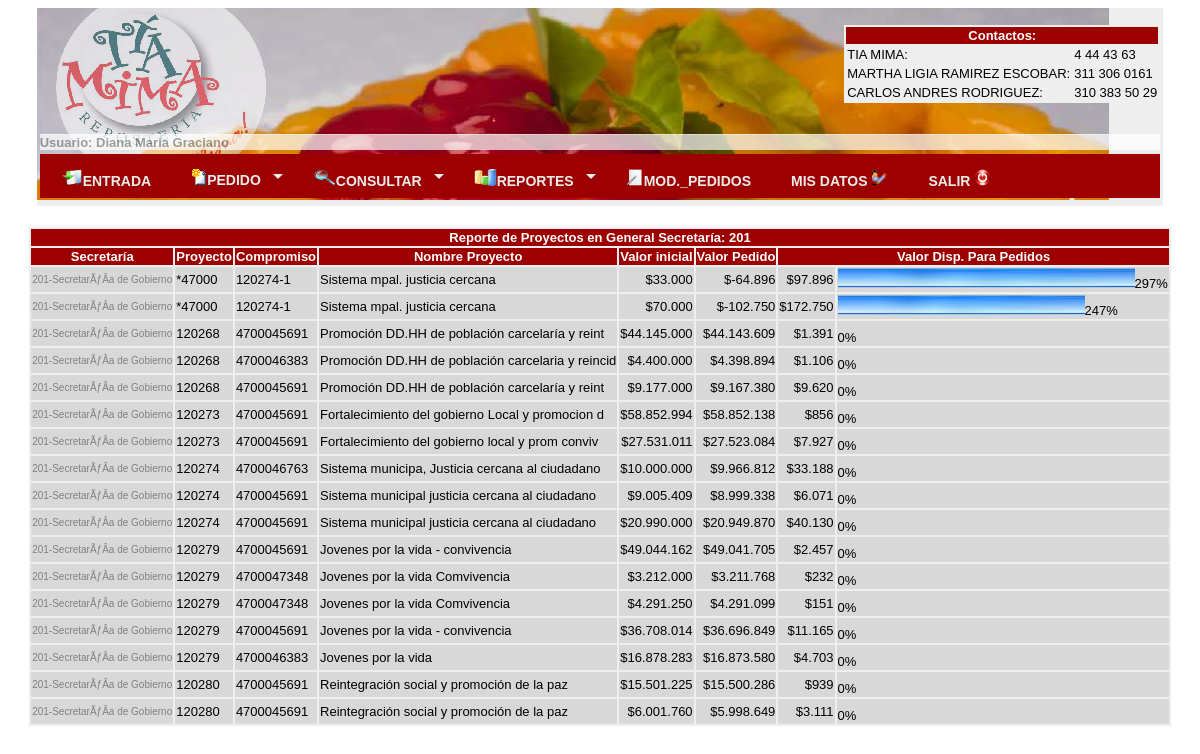
Screenshot of /reporteppto2.php (signed in) with the database file from the repository.
### tables this page shows
CREATE TABLE IF NOT EXISTS `secretaria` (
  `id` int(3) NOT NULL,
  `secretaria` varchar(50) NOT NULL,
  `bitactivo` tinyint(1) NOT NULL DEFAULT '1',
  PRIMARY KEY (`id`)
);

### funciones.php (called while the page is built, shortened)
<?php
 $colorOnMouseOver="F4D7D7";
?>

### reporteppto2.php (the view, shortened to what this page needs)
<?
if (isset($_SESSION['sipa_username'])) {	?>
<?include  'funciones.php';?>
<?php include ("cabeza.php");
?>
<head>
</head>
<body onLoad="muestraGranDiv()">
<div id="granDiv">
<?php include ("conexion.php");
if (($_SESSION['sipa_admin'])==0 && $_SESSION["sipa_sec_username"]!=1000) {
$Var="and  ppto.idsecretaria=".$_SESSION["sipa_sec_username"];
}
$sql=("SELECT sec.secretaria,sec.id as idsecretaria,
				ppto.pedido,ppto.proyecto, ppto.nombre, ppto.valorini+ppto.valorNoRequerido as valorini,
				ppto.valorpedido, (SELECT sum(valorpedido) FROM `pedido` WHERE idppto=ppto.id and estado=5) valorpagado, prov.proveedor as nomprov
			FROM `presupuesto` as ppto, secretaria as sec, proveedor as prov
			WHERE
			ppto.`bitactivo`=1 and
			ppto.idproveedor=prov.id and
			ppto.idsecretaria=sec.id
$Var
 order by  idsecretaria, ppto.proyecto ");
$result=mysql_query($sql);
?>
<br>
<table align=center id='tablaRpteSaldoPpto'><thead>
<tr><th colspan=9>Reporte de Proyectos en General <? if ($_SESSION["sipa_admin"]==0 && $_SESSION["sipa_sec_username"]!=1000){echo "Secretar&iacute;a: ".$_SESSION["sipa_sec_username"];}?></th></tr>
<tr><th>Secretar&iacute;a</th><th>Proyecto</th><th>Compromiso</th><th>Nombre Proyecto</th><th>Valor inicial</th><th>Valor Pedido</th><th colspan=2>Valor Disp. Para Pedidos</th></tr></thead>
<tbody>
<?
while ($row = mysql_fetch_array($result))
{
$vpen=(($row['valorini'])-($row['valorpedido']));
$porc=((($vpen)/($row['valorini']))*100);
if($porc>49)
$img="Bgrafico.jpg";
else if(($porc>11) and ($porc<50))
$img="Bgrafico0.jpg";
else
$img="Bgrafico1.jpg";
   ?><tr bgcolor='#D8D8D8' onmouseover="this.style.backgroundColor='<?echo  $colorOnMouseOver?>'" onmouseout="this.style.backgroundColor='#D8D8D8'">
   <?echo "<td align=center><font size=1 color=grey>".$row['idsecretaria']."-".($row['secretaria'])."</td><td>".$row['proyecto']."</td><td>".$row['pedido']."</td><td>".($row['nombre'])."</td><td align=right>$".number_format(($row['valorini']), 0, '', '.')."</td><td align=right>$".number_format(($row['valorpedido']), 0, '', '.')."</td><td align=right>$".number_format($vpen, 0, '', '.')."</td><td><img src='images/".$img."' width='".round($porc)."' HEIGHT='20'>".round($porc)."%</td></tr>";
}
 ?>
</tbody></table>
<?}else{?>
<SCRIPT LANGUAGE="javascript"> location.href = "index.php";</SCRIPT>
<?}  ?>
  </div>
</body>

### estilos.css (style rules this page uses)
BODY { font-family:Verdana,sans-serif; font-size:large; background-color: ; margin-left:0.25in; margin-right:0.25in; }
B, TD { font-family:Verdana,sans-serif; font-size:small; color:; }
TH { font-family:Verdana,sans-serif;font-size:small; color:white;background-color:#9D0000 }
TABLE { font-family:Verdana,sans-serif; font-size:small; background-color:#eeeeee; }
#granDiv { visibility:visible; }

### rows the page displays
secretaria: id "201", secretaria "SecretarÃƒÂ­a de Gobierno", proyecto "*47000", pedido "120274-1", nombre "Sistema mpal. justicia cercana", valorini "33.000", valorpedido "-64.896", vpen "97.896", shows a picture, porc "297", valorini "70.000", valorpedido "-102.750", vpen "172.750", porc "247", proyecto "120268", pedido "4700045691", nombre "Promoción DD.HH de población carcelaría y reint", valorini "44.145.000", valorpedido "44.143.609", vpen "1.391", porc "0", pedido "4700046383", nombre "Promoción DD.HH de población carcelaria y reincid", valorini "4.400.000", valorpedido "4.398.894", vpen "1.106", valorini "9.177.000", valorpedido "9.167.380", vpen "9.620", proyecto "120273", nombre "Fortalecimiento del gobierno Local y promocion d", valorini "58.852.994", valorpedido "58.852.138", vpen "856", nombre "Fortalecimiento del gobierno local y prom conviv", valorini "27.531.011", valorpedido "27.523.084", vpen "7.927", proyecto "120274", pedido "4700046763", nombre "Sistema municipa, Justicia cercana al ciudadano", valorini "10.000.000", valorpedido "9.966.812", vpen "33.188", nombre "Sistema municipal justicia cercana al ciudadano", valorini "9.005.409", valorpedido "8.999.338", vpen "6.071", valorini "20.990.000", valorpedido "20.949.870", vpen "40.130", proyecto "120279", nombre "Jovenes por la vida - convivencia", valorini "49.044.162", valorpedido "49.041.705", vpen "2.457", pedido "4700047348", nombre "Jovenes por la vida Comvivencia", valorini "3.212.000", valorpedido "3.211.768", vpen "232", valorini "4.291.250", valorpedido "4.291.099", vpen "151", valorini "36.708.014", valorpedido "36.696.849", vpen "11.165", nombre "Jovenes por la vida", valorini "16.878.283", valorpedido "16.873.580", vpen "4.703", proyecto "120280", nombre "Reintegración social y promoción de la paz", valorini "15.501.225", valorpedido "15.500.286", vpen "939", valorini "6.001.760", valorpedido "5.998.649", vpen "3.111"

### other values shown
$_SESSION["sipa_username"] "Diana Maria Graciano"
$_SESSION["sipa_sec_username"] "201"
